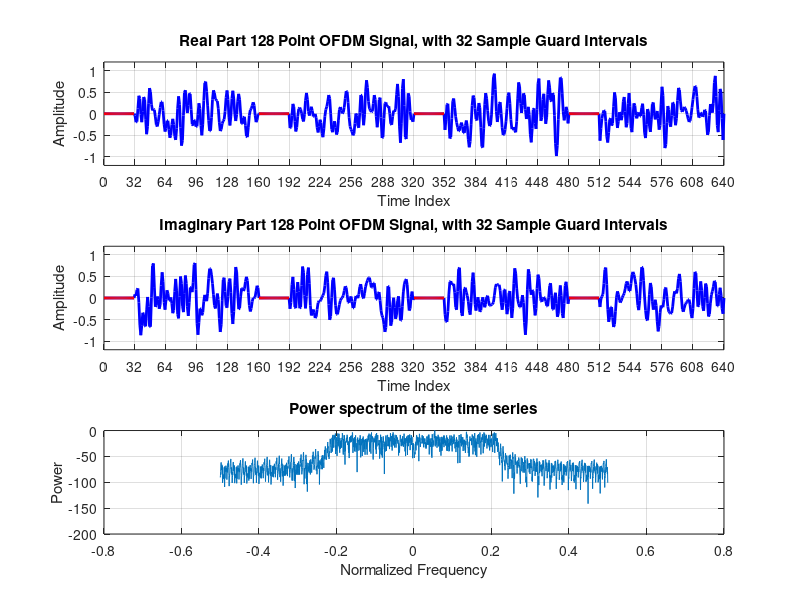
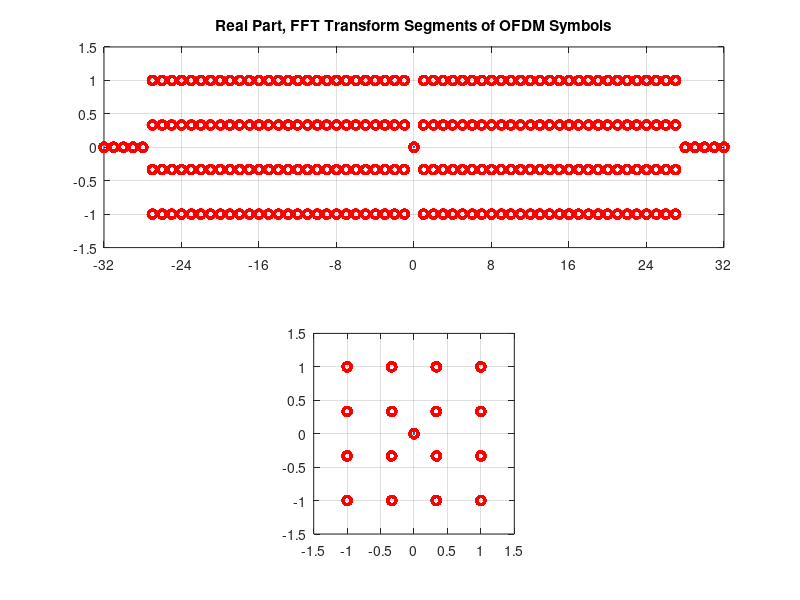
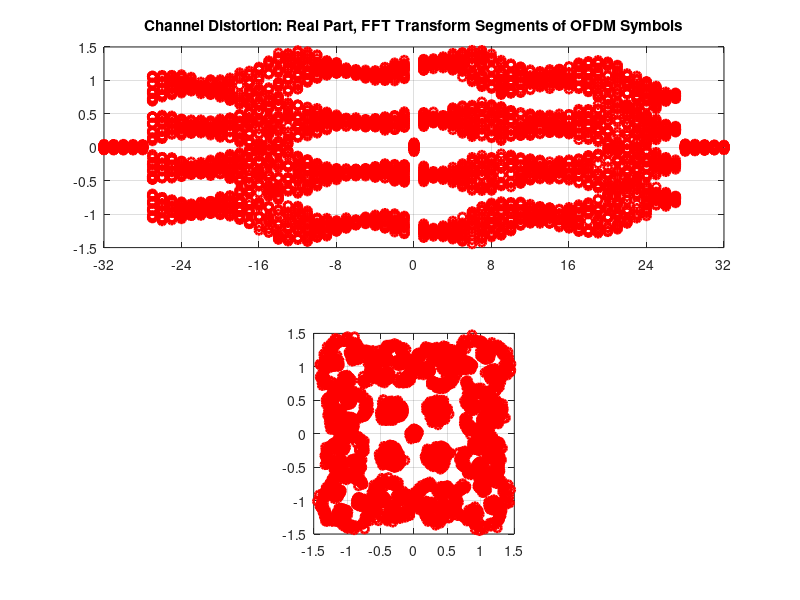
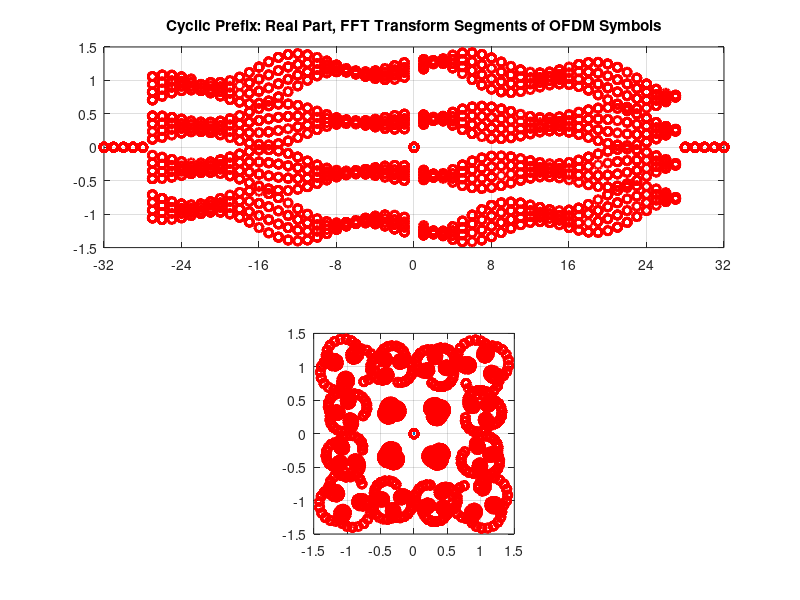

Write MATLAB code to recreate these figures, in order.
%40 MHz sample rate, 1/40 usec/sample, 160 samples/symbol, 4 usec duration
% 1/40 usec/sample, 128 samples/symbol, 3.2 usec transform segment
% spectral channel spacing 1/3.2 usec = 312.5 kHz

clear all; close all; clc;

%% SECTION A

x0=[]; % empty array for OFDM with Guard interval
y0=[]; % empty array for OFDM with cyclic prefices

for k=1:100    
    fxx=zeros(1,128);    
    dat=(floor(4*rand(1,54))-1.5)/1.5+j*(floor(4*rand(1,54))-1.5)/1.5;    
    fxx(65+(-27:27))=[dat(1:27) 0 dat(28:54)];    
    xx=8*ifft(fftshift(fxx));  

    x0=[x0 zeros(1,32) xx];    
    y0=[y0 xx(97:128) xx];
end

figure(1)

    subplot(3,1,1)
    
        plot(0:640, real(x0(1:641)),'b','linewidth',2)
        
        hold on
        for k=1:160:640    
            plot(k-1:k+30,real(x0(k:k+31)),'r','linewidth',2)
        end
        hold off
        
        grid on
        set(gca,'XTick', [0:32:640])
        axis([0 640 -1.2 1.2])
        title('Real Part 128 Point OFDM Signal, with 32 Sample Guard Intervals')
        xlabel('Time Index')
        ylabel('Amplitude')

    subplot(3,1,2)
    
        plot(0:640, imag(x0(1:641)),'b','linewidth',2)
        
        hold on
        for k=1:160:640    
            plot(k-1:k+30,imag(x0(k:k+31)),'r','linewidth',2)
        end
        hold off
        
        grid on
        set(gca,'XTick', [0:32:640])
        axis([0 640 -1.2 1.2])
        title('Imaginary Part 128 Point OFDM Signal, with 32 Sample Guard Intervals')
        xlabel('Time Index')
        ylabel('Amplitude')
    
    
    subplot(3,1,3)
    
        W_k = kaiser(length(x0), 8.3);
        ps = abs(fftshift(fft(x0'.*W_k, 2048))).^2;

        f = linspace(-0.5, 0.5, 2048);
        plot(f, 20*log10(ps/max(ps)));

        grid on
        title('Power spectrum of the time series')
        xlabel('Normalized Frequency')
        ylabel('Power')






%% SECTION B

figure(2)

    subplot(2,1,1)

        plot(0,0)

        hold on
        for n=1:160:16000-160
            x1=x0(n:n+159);
            fx1=fftshift(fft(x1(33:160)))/8;
            plot(-64:63,real(fx1),'ro','linewidth',2,'markersize',6)
        end
        hold off

        grid on
        axis([-32 32 -1.5 1.5])
        set(gca,'XTick',[-64:8:64])
        title('Real Part, FFT Transform Segments of OFDM Symbols')
     

    subplot(2,1,2)

        plot(0,0)

        hold on
        for n=1:160:16000-160
            x1=x0(n:n+159);
            fx1=fftshift(fft(x1(33:160)))/8;
            plot(fx1,'ro','linewidth',2,'markersize',6)
        end
        hold off

        grid on
        axis('equal')
        axis([-1.5 1.5 -1.5 1.5])


%% SECTION C

x0c = conv(x0, [1   0   0.2   0   0   0   0   0   0   j*0.1]);

figure(3)

    subplot(2,1,1)

        plot(0,0)

        hold on
        for n=1:160:16000-160
            x1=x0c(n:n+159);
            fx1=fftshift(fft(x1(33:160)))/8;
            plot(-64:63,real(fx1),'ro','linewidth',2,'markersize',6)
        end
        hold off

        grid on
        axis([-32 32 -1.5 1.5])
        set(gca,'XTick',[-64:8:64])
        title('Channel Distortion: Real Part, FFT Transform Segments of OFDM Symbols')
     

    subplot(2,1,2)

        plot(0,0)

        hold on
        for n=1:160:16000-160
            x1=x0c(n:n+159);
            fx1=fftshift(fft(x1(33:160)))/8;
            plot(fx1,'ro','linewidth',2,'markersize',6)
        end
        hold off

        grid on
        axis('equal')
        axis([-1.5 1.5 -1.5 1.5])



%% SECTION D

y0c = conv(y0, [1   0   0.2   0   0   0   0   0   0   j*0.1]);

figure(4)

subplot(2,1,1)

        plot(0,0)

        hold on
        for n=1:160:16000-160
            y1=y0c(n:n+159);
            fy1=fftshift(fft(y1(33:160)))/8;
            plot(-64:63,real(fy1),'ro','linewidth',2,'markersize',6)
        end
        hold off

        grid on
        axis([-32 32 -1.5 1.5])
        set(gca,'XTick',[-64:8:64])
        title('Cyclic Prefix: Real Part, FFT Transform Segments of OFDM Symbols')
     

    subplot(2,1,2)

        plot(0,0)

        hold on
        for n=1:160:16000-160
            y1=y0c(n:n+159);
            fy1=fftshift(fft(y1(33:160)))/8;
            plot(fy1,'ro','linewidth',2,'markersize',6)
        end
        hold off

        grid on
        axis('equal')
        axis([-1.5 1.5 -1.5 1.5])




%% SECTION E


%Pf = (floor(4*rand(1,52))-1.5)/1.5+j*(floor(4*rand(1,52))-1.5)/1.5;

fxx = zeros(1,128);

fxx(65+[-26:-1 1:26]) = 1.4;

P = ifft(fftshift(fxx), 128);

% P = zeros(1, 128);
% P(24:55) = 1;
% P(57:82) = 1;

cp = P(end-63:end);

z0 = [cp P P y0];

h = [1   0   0.2   0   0   0   0   0   0   j*0.1];

z0c = conv(z0, h);


figure(5)

    subplot(2, 1, 1)


        % channel
        ci = fftshift(fft(h, 128));        
        plot([-40:40], abs(ci(65+[-40:40])));

        hold on

        % preamble
        sent = fftshift(fft(P, 128));
        plot([-40:40], abs(sent(65 + [-40:40])));

        % recived
        prc = fftshift(fft(z0c(192:320), 128));
        plot([-40:40], abs(prc(65 + [-40:40])));

        hold off    


    subplot(2, 1, 2)

        % Channel estimate
        spec = prc./sent;
        spec(1:37) = zeros(1, 37);
        spec(92:128) = zeros(1, 37);

        plot([-40:40], abs(spec(65+[-40:40])));

        hold on
        % Channel impulse
        plot([-40:40], abs(ci(65+[-40:40])), 'r.');
        hold off




        
%% SECTION F
ci(1:37) = zeros(1, 37);
ci(92:128) = zeros(1, 37);

figure(6)
clf

subplot(3,1,1)

    plot(0,0)
    hold on
    % plot raw frequency bins
    for n=1:160:16000-160
        y1=y0c(n:n+159);
        fy1=fftshift(fft(y1(33:160)))/8;
        plot(-64:63,real(fy1),'bo','linewidth',2,'markersize',6)
    end
    % plot equalized frequency bins
    for n=1:160:16000-160
        y1=y0c(n:n+159);
        fy1=fftshift(fft(y1(33:160)))/8;
        fy1 = fy1./ci;
        plot(-64:63,real(fy1),'ro','linewidth',2,'markersize',6)
    end
    hold off
    grid on
    axis([-60 60 -1.5 1.5])
    set(gca,'XTick',[-64:8:64])
    title('Cyclic Prefix: Real Part, FFT Transform Segments of OFDM Symbols')


subplot(3,1,2)

    hold on;
    for n=1:160:16000-160
        y1 = y0c(n+32:n+159);
        fy1 = fftshift(fft(y1))/8; 
        fy1_eq = fy1 ./ ci;
        plot(fy1_eq, 'ro', 'linewidth', 1, 'markersize', 4)
    end
    hold off;
    grid on;
    axis('equal')
    axis([-1.5 1.5 -1.5 1.5])
    title('Equalized Constellation')
    xlabel('In-phase')
    ylabel('Quadrature')

% figure 7: Raw constellation
subplot(3, 1, 3)

    hold on;
    for n=1:160:16000-160
        y1 = y0c(n+32:n+159);
        fy1 = fftshift(fft(y1))/8;
        plot(fy1, 'bo', 'markersize', 4, 'linewidth', 1)
    end
    hold off;
    grid on;
    axis('equal')
    axis([-2 2 -2 2])
    title('Raw Constellation (Before Equalization)')
    xlabel('In-phase')
    ylabel('Quadrature')

   

%% SECTION G

